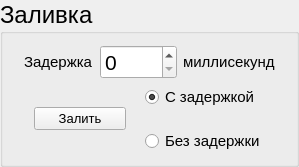
    <widget class="QGroupBox" name="groupBox_3">
     <property name="font">
      <font>
       <pointsize>18</pointsize>
      </font>
     </property>
     <property name="title">
      <string>Заливка</string>
     </property>
     <property name="flat">
      <bool>false</bool>
     </property>
     <layout class="QVBoxLayout" name="verticalLayout_7">
      <item>
       <layout class="QHBoxLayout" name="horizontalLayout_10">
        <item>
         <spacer name="horizontalSpacer_23">
          <property name="orientation">
           <enum>Qt::Horizontal</enum>
          </property>
          <property name="sizeType">
           <enum>QSizePolicy::Fixed</enum>
          </property>
          <property name="sizeHint" stdset="0">
           <size>
            <width>10</width>
            <height>20</height>
           </size>
          </property>
         </spacer>
        </item>
        <item>
         <widget class="QLabel" name="label_8">
          <property name="sizePolicy">
           <sizepolicy hsizetype="Fixed" vsizetype="Preferred">
            <horstretch>0</horstretch>
            <verstretch>0</verstretch>
           </sizepolicy>
          </property>
          <property name="font">
           <font>
            <pointsize>11</pointsize>
           </font>
          </property>
          <property name="text">
           <string>Задержка</string>
          </property>
         </widget>
        </item>
        <item>
         <widget class="QSpinBox" name="timerSpinBox">
          <property name="font">
           <font>
            <pointsize>16</pointsize>
           </font>
          </property>
          <property name="maximum">
           <number>5000</number>
          </property>
         </widget>
        </item>
        <item>
         <widget class="QLabel" name="label_7">
          <property name="sizePolicy">
           <sizepolicy hsizetype="Fixed" vsizetype="Preferred">
            <horstretch>0</horstretch>
            <verstretch>0</verstretch>
           </sizepolicy>
          </property>
          <property name="font">
           <font>
            <pointsize>11</pointsize>
           </font>
          </property>
          <property name="text">
           <string>миллисекунд</string>
          </property>
         </widget>
        </item>
        <item>
         <spacer name="horizontalSpacer_22">
          <property name="orientation">
           <enum>Qt::Horizontal</enum>
          </property>
          <property name="sizeType">
           <enum>QSizePolicy::Fixed</enum>
          </property>
          <property name="sizeHint" stdset="0">
           <size>
            <width>10</width>
            <height>20</height>
           </size>
          </property>
         </spacer>
        </item>
       </layout>
      </item>
      <item>
       <layout class="QHBoxLayout" name="horizontalLayout_9">
        <item>
         <spacer name="horizontalSpacer_24">
          <property name="orientation">
           <enum>Qt::Horizontal</enum>
          </property>
          <property name="sizeType">
           <enum>QSizePolicy::Fixed</enum>
          </property>
          <property name="sizeHint" stdset="0">
           <size>
            <width>20</width>
            <height>20</height>
           </size>
          </property>
         </spacer>
        </item>
        <item>
         <widget class="QPushButton" name="fillButton">
          <property name="font">
           <font>
            <pointsize>10</pointsize>
           </font>
          </property>
          <property name="text">
           <string>Залить</string>
          </property>
         </widget>
        </item>
        <item>
         <spacer name="horizontalSpacer_25">
          <property name="orientation">
           <enum>Qt::Horizontal</enum>
          </property>
          <property name="sizeType">
           <enum>QSizePolicy::Fixed</enum>
          </property>
          <property name="sizeHint" stdset="0">
           <size>
            <width>13</width>
            <height>20</height>
           </size>
          </property>
         </spacer>
        </item>
        <item>
         <layout class="QVBoxLayout" name="verticalLayout_6">
          <property name="spacing">
           <number>0</number>
          </property>
          <item>
           <widget class="QRadioButton" name="withTimeRadioButton">
            <property name="font">
             <font>
              <pointsize>11</pointsize>
             </font>
            </property>
            <property name="text">
             <string>С задержкой</string>
            </property>
            <property name="checked">
             <bool>true</bool>
            </property>
           </widget>
          </item>
          <item>
           <spacer name="verticalSpacer">
            <property name="orientation">
             <enum>Qt::Vertical</enum>
            </property>
            <property name="sizeType">
             <enum>QSizePolicy::Fixed</enum>
            </property>
            <property name="sizeHint" stdset="0">
             <size>
              <width>40</width>
              <height>20</height>
             </size>
            </property>
           </spacer>
          </item>
          <item>
           <widget class="QRadioButton" name="withoutTimeRadioButton">
            <property name="font">
             <font>
              <pointsize>11</pointsize>
             </font>
            </property>
            <property name="text">
             <string>Без задержки</string>
            </property>
           </widget>
          </item>
         </layout>
        </item>
        <item>
         <spacer name="horizontalSpacer_26">
          <property name="orientation">
           <enum>Qt::Horizontal</enum>
          </property>
          <property name="sizeType">
           <enum>QSizePolicy::Fixed</enum>
          </property>
          <property name="sizeHint" stdset="0">
           <size>
            <width>20</width>
            <height>20</height>
           </size>
          </property>
         </spacer>
        </item>
       </layout>
      </item>
     </layout>
    </widget>
